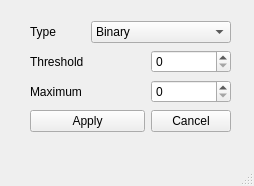
<?xml version="1.0" encoding="UTF-8"?>
<ui version="4.0">
 <class>Thresholding</class>
 <widget class="QMainWindow" name="Thresholding">
  <property name="geometry">
   <rect>
    <x>0</x>
    <y>0</y>
    <width>254</width>
    <height>186</height>
   </rect>
  </property>
  <property name="windowTitle">
   <string>Thresholding</string>
  </property>
  <widget class="QWidget" name="centralwidget">
   <widget class="QWidget" name="">
    <property name="geometry">
     <rect>
      <x>30</x>
      <y>20</y>
      <width>201</width>
      <height>117</height>
     </rect>
    </property>
    <layout class="QGridLayout" name="gridLayout">
     <item row="0" column="0">
      <widget class="QLabel" name="label_Type">
       <property name="text">
        <string>Type</string>
       </property>
      </widget>
     </item>
     <item row="3" column="0" colspan="2">
      <widget class="QPushButton" name="btn_apply">
       <property name="text">
        <string>Apply</string>
       </property>
      </widget>
     </item>
     <item row="3" column="2">
      <widget class="QPushButton" name="btn_cancel">
       <property name="text">
        <string>Cancel</string>
       </property>
      </widget>
     </item>
     <item row="0" column="1" colspan="2">
      <widget class="QComboBox" name="comboBox_type">
       <item>
        <property name="text">
         <string>Binary</string>
        </property>
       </item>
       <item>
        <property name="text">
         <string>Inverse Binary</string>
        </property>
       </item>
       <item>
        <property name="text">
         <string>Trunc</string>
        </property>
       </item>
       <item>
        <property name="text">
         <string>Tozero</string>
        </property>
       </item>
       <item>
        <property name="text">
         <string>Inverse Tozero</string>
        </property>
       </item>
      </widget>
     </item>
     <item row="1" column="2">
      <widget class="QSpinBox" name="num_threshold">
       <property name="maximum">
        <number>254</number>
       </property>
      </widget>
     </item>
     <item row="2" column="2">
      <widget class="QSpinBox" name="num_maximum">
       <property name="maximum">
        <number>255</number>
       </property>
      </widget>
     </item>
     <item row="1" column="0" colspan="2">
      <widget class="QLabel" name="label_Threhold">
       <property name="text">
        <string>Threshold</string>
       </property>
      </widget>
     </item>
     <item row="2" column="0" colspan="2">
      <widget class="QLabel" name="label_Maximum">
       <property name="text">
        <string>Maximum</string>
       </property>
      </widget>
     </item>
    </layout>
   </widget>
  </widget>
  <widget class="QStatusBar" name="statusbar"/>
 </widget>
 <resources/>
 <connections>
  <connection>
   <sender>btn_cancel</sender>
   <signal>clicked()</signal>
   <receiver>Thresholding</receiver>
   <slot>close()</slot>
   <hints>
    <hint type="sourcelabel">
     <x>183</x>
     <y>121</y>
    </hint>
    <hint type="destinationlabel">
     <x>126</x>
     <y>92</y>
    </hint>
   </hints>
  </connection>
 </connections>
</ui>
